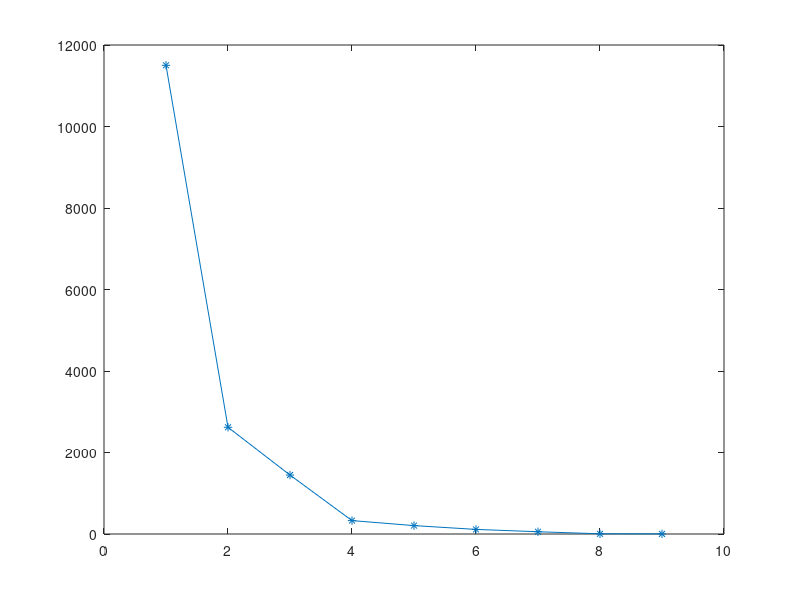
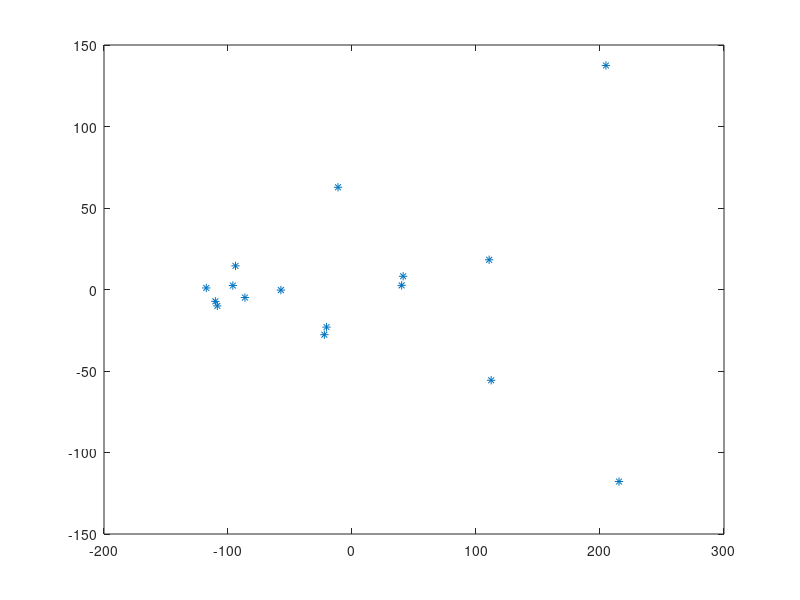
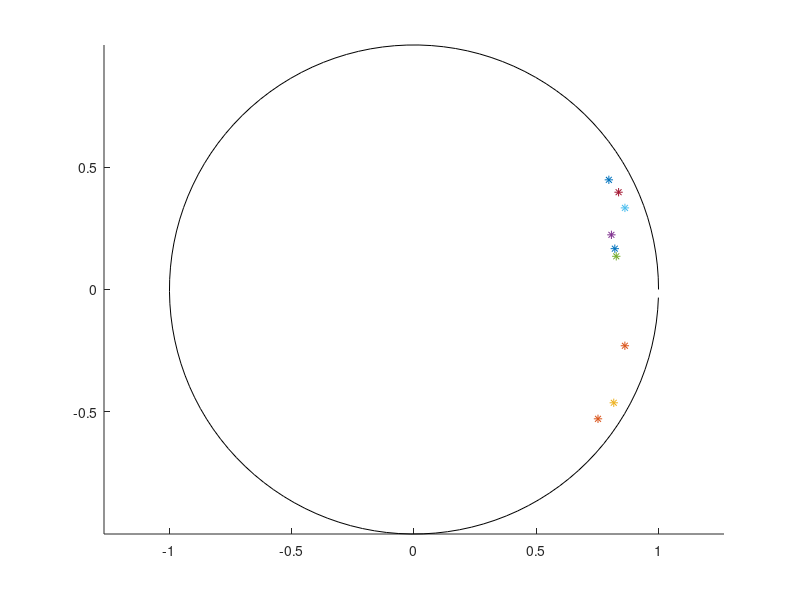

Here is the MATLAB script that generated these plots, in order:
clear all; close all;
i=1;
%données

data=  [68	76	127	60	72	68	84	68	82;
        2	4	3	3	2	3	2	2	4;
        81	74	41	81	101	102	111	68	70;
        36	34	31	37	35	40	42	44	24;
        64	115	172	82	60	76	83	57	237;
        89	53	69	84	64	33	30	38	57;
        25	93	87	13	66	6	3	14	45;
        6	12	20	4	4	8	8	7	22;
        7	3	1	12	10	6	4	12	1;
        24	33	25	21	28	23	23	13	20;
        58	38	24	41	41	26	32	51	18;
        84	90	80	136	87	14	14	9	13;
        85	91	84	135	89	134	187	159	64;
        6	7	2	3	8	5	11	6	1;
        12	18	13	13	10	6	3	10	8;
        17	15	11	11	14	14	14	14	12];

tab_1={ 'RFA' 3;
        'France' 6;
        'Italie' 6;
        'Pays Bas' 8;
        'Belg. Lux.' 10;	
        'Russie' 6;
        'Irlande' 7;
        'Danemark' 8;	
        'Grece' 5};  

tab_2={ 'Cereales' 8;
        'Riz' 3;
        'Pommes de terre' 14;
        'Sucre blanc' 11;
        'Legumes' 7;
        'Fruits' 6;
        'Vin' 3;
        'Huiles vegetales' 16;
        'Margarine' 9;
        'Viande bov.' 11;
        'Viande porc.' 12;
        'Volailles' 9;
        'Lait et deriv.' 14;
        'Beurre' 6;
        'Fromages' 8;
        'Oeufs' 5 }; 
    
%-----------------------------------traitement------------------------------------

% m=3 et n=5
Y=[data(:,1),data(:,2),data(:,3),data(:,4),data(:,5),data(:,6),data(:,7),data(:,8),data(:,9)];
[n,m]=size(Y);
Moyx=[];
X=[];

for i = 1:m
    
    Moyx(:,i)=mean(data(:,i));
    X(:,i)=Y(:,i)-Moyx(i);
    
end

M=(1/n)*X'*X;

[p,lambda]=(eig(M)); % Valeurs et vecteurs propres
ValeursPropres=diag(lambda); % On prend juste les valeurs propres situées sur la diagonale
Lambda=(flipud(ValeursPropres))'; % On classe par ordre décroissant
P=fliplr(p); % On associe les bons vecteurs propres aux bonnes valeurs propres

figure(2);
plot(Lambda,'*-');


%Axes factoriels

e=[];

for i=1:m
    e(:,i)=P(:,i);
end

%Taux d'inertie pour chaque axe factoriel

Taux=Lambda/sum(Lambda);

% Taux=[];
% 
% for i=1:m
%     
%     Taux(:,i)=Lambda(:,i)/sum(Lambda);
%     
% end


Xstar=X*P;
figure(3);
plot(Xstar(:,1),-Xstar(:,2),'*');

%d=0 car on a centré le nuage de point (pas de centre de gravité) / Moyenne
%des moyennes (moyenne de 0+0+0)

%A.u=V avec U=(b,c)'
% a=1 ==> x+by+cz=0

A=cross(e(1:3,1),e(1:3,2)); %Produit vectoriel afin d'avoir les coefficients d'une équation du plan
                            %On prend les 3 premières coordonnées des 2
                            %axes factoriels principaux
                            
a=A(1);
b=A(2);
c=A(3);

%a=-0.0718
%b=0.1545
%c=-0.0750

figure(4);
% [x,y]=meshgrid(-7:7);
% z=(1/c)*(a*x+b*y);
% surf(x,y,z);
% hold on;

%Cercle des corrélations
Zcorr=[];
Ecarttype=[];
e1=1;
e2=2;

S=ones(n,1)*std(Y);
Z=X./S;


hold on;

for i=1:m
    %Ecarttype(:,i)=std(data(:,i));
    %Zcorr(:,i)=X(i)./Ecarttype(:,i);
    rho1=(((Z(:,i))')*(Xstar(:,1)))/(n*sqrt(Lambda(1)));
    rho2=(((Z(:,i))')*(Xstar(:,2)))/(n*sqrt(Lambda(2)));
    
    plot(rho1,rho2,'*');
end

t = 0:0.05:2*pi;
x = cos(t);
y = sin(t);
plot(x,y,'k-');

axis('equal');




